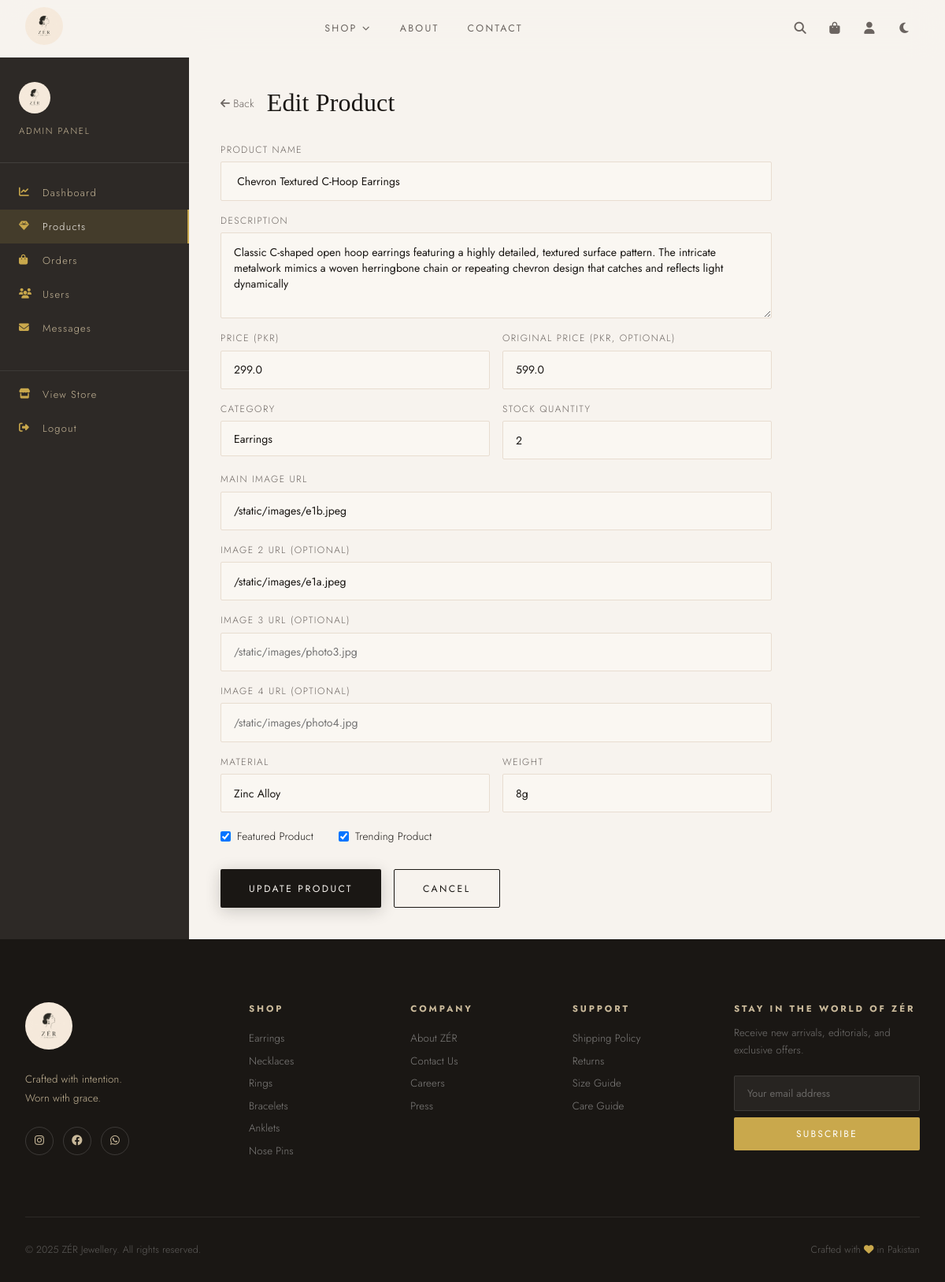
/admin/product/edit/17 (signed in), run on the app's committed database.
### app.py (models this page shows)
class Product(db.Model):
    id = db.Column(db.Integer, primary_key=True)
    name = db.Column(db.String(200), nullable=False)
    description = db.Column(db.Text)
    price = db.Column(db.Float, nullable=False)
    original_price = db.Column(db.Float)
    category = db.Column(db.String(50), nullable=False)
    image_url = db.Column(db.String(300))
    image_url_2 = db.Column(db.String(300))
    image_url_3 = db.Column(db.String(300))
    image_url_4 = db.Column(db.String(300))
    stock = db.Column(db.Integer, default=10)
    is_featured = db.Column(db.Boolean, default=False)
    is_trending = db.Column(db.Boolean, default=False)
    material = db.Column(db.String(100))
    weight = db.Column(db.String(50))
    created_at = db.Column(db.DateTime, default=datetime.utcnow)
    reviews = db.relationship('Review', backref='product', lazy=True)
    wishlist = db.relationship('Wishlist', backref='product', lazy=True)

### app.py (the view, shortened to what this page needs)
@app.route('/admin/product/edit/<int:id>', methods=['GET','POST'])
@admin_required
def admin_edit_product(id):
    p = Product.query.get_or_404(id)
    pending_orders, new_messages = get_admin_counts()
    return render_template('admin/add_product.html', product=p,
                           pending_orders=pending_orders, new_messages=new_messages)

### app.py (called while the page is built, shortened)
def get_cart():
    raw = session.get('cart', {})
    if not isinstance(raw, dict):
        return {}
    clean = {}
    return clean

def cart_count():
    return sum(item['qty'] for item in get_cart().values())

def get_wishlist_ids():
    uid = session.get('user_id')
    if uid:
        items = Wishlist.query.filter_by(user_id=uid).all()
        return [w.product_id for w in items]
    return []

def get_admin_counts():
    pending_orders = Order.query.filter_by(status='Confirmed').count()
    new_messages = ContactMessage.query.filter_by(is_read=False).count()
    return pending_orders, new_messages

@app.context_processor
def inject_globals():
    uid = session.get('user_id')
    current_user = db.session.get(User, uid) if uid else None
    return dict(
        cart_count=cart_count(),
        wishlist_ids=get_wishlist_ids(),
        current_user=current_user,
        csrf_token=csrf_token,
        categories=['Earrings','Necklaces','Rings','Bracelets','Anklets','Nose Pins']
    )

def csrf_token():
    token = session.get('_csrf_token')
    if not token:
        token = secrets.token_urlsafe(32)
        session['_csrf_token'] = token
    return token

@app.before_request
def protect_state_changing_requests():
    if request.method in {'POST', 'PUT', 'PATCH', 'DELETE'}:
        expected = session.get('_csrf_token')
        supplied = request.form.get('csrf_token') or request.headers.get('X-CSRF-Token')
        if not expected or not supplied or not secrets.compare_digest(expected, supplied):
            if request.path.startswith('/wishlist/'):
                return jsonify({'status': 'csrf_error'}), 400
            flash('Your session expired. Please try again.', 'error')
            return redirect(safe_next_url(request.referrer) or url_for('home'))

def admin_required(f):
    from functools import wraps
    @wraps(f)
    def decorated(*args, **kwargs):
        if 'user_id' not in session or not session.get('is_admin'):
            flash('Admin access required.', 'error')
            return redirect(url_for('login'))
        return f(*args, **kwargs)
    return decorated

### templates/admin/add_product.html (shortened to what this page needs)
{% extends "admin/base.html" %}
{% block admin_content %}
<div style="display:flex;align-items:center;gap:1rem;margin-bottom:2rem">
  <a href="{{ url_for('admin_products') }}" style="color:var(--warm-grey);text-decoration:none;font-size:0.85rem"><i class="fas fa-arrow-left"></i> Back</a>
  <h1 class="admin-title" style="margin:0">{% if product %}Edit Product{% else %}Add Product{% endif %}</h1>
</div>
<form action="{% if product %}{{ url_for('admin_edit_product', id=product.id) }}{% else %}{{ url_for('admin_add_product') }}{% endif %}" method="post" style="max-width:700px">
  <div class="form-grid" style="margin-bottom:1.25rem">
    <div class="form-group full">
      <label class="form-label">Product Name</label>
      <input type="text" name="name" class="form-input" value="{{ product.name if product else '' }}" required>
    </div>
    <div class="form-group full">
      <label class="form-label">Description</label>
      <textarea name="description" class="form-input form-textarea" rows="4">{{ product.description if product else '' }}</textarea>
    </div>
    <div class="form-group">
      <label class="form-label">Price (PKR)</label>
      <input type="number" name="price" class="form-input" value="{{ product.price if product else '' }}" required step="0.01">
    </div>
    <div class="form-group">
      <label class="form-label">Original Price (PKR, optional)</label>
      <input type="number" name="original_price" class="form-input" value="{{ product.original_price if product and product.original_price else '' }}" step="0.01">
    </div>
    <div class="form-group">
      <label class="form-label">Category</label>
      <select name="category" class="form-input sort-select">
        {% for cat in categories %}
        <option value="{{ cat }}" {% if product and product.category==cat %}selected{% endif %}>{{ cat }}</option>
        {% endfor %}
      </select>
    </div>
    <div class="form-group">
      <label class="form-label">Stock Quantity</label>
      <input type="number" name="stock" class="form-input" value="{{ product.stock if product else 10 }}" min="0">
    </div>
    <div class="form-group full">
      <label class="form-label">Main Image URL</label>
      <input type="text" name="image_url" class="form-input" value="{{ product.image_url if product else '' }}" placeholder="/static/images/photo1.jpg or https://...">
    </div>
    <div class="form-group full">
      <label class="form-label">Image 2 URL (optional)</label>
      <input type="text" name="image_url_2" class="form-input" value="{{ product.image_url_2 if product and product.image_url_2 else '' }}" placeholder="/static/images/photo2.jpg">
    </div>
    <div class="form-group full">
      <label class="form-label">Image 3 URL (optional)</label>
      <input type="text" name="image_url_3" class="form-input" value="{{ product.image_url_3 if product and product.image_url_3 else '' }}" placeholder="/static/images/photo3.jpg">
    </div>
    <div class="form-group full">
      <label class="form-label">Image 4 URL (optional)</label>
      <input type="text" name="image_url_4" class="form-input" value="{{ product.image_url_4 if product and product.image_url_4 else '' }}" placeholder="/static/images/photo4.jpg">
    </div>
    <div class="form-group">
      <label class="form-label">Material</label>
      <input type="text" name="material" class="form-input" value="{{ product.material if product else '' }}" placeholder="e.g. 18K Gold, Diamond">
    </div>
    <div class="form-group">
      <label class="form-label">Weight</label>
      <input type="text" name="weight" class="form-input" value="{{ product.weight if product else '' }}" placeholder="e.g. 8g">
    </div>
  </div>
  <div style="display:flex;gap:2rem;margin-bottom:2rem">
    <label style="display:flex;align-items:center;gap:0.5rem;font-size:0.85rem;cursor:pointer">
      <input type="checkbox" name="is_featured" {% if product and product.is_featured %}checked{% endif %}> Featured Product
    </label>
    <label style="display:flex;align-items:center;gap:0.5rem;font-size:0.85rem;cursor:pointer">
      <input type="checkbox" name="is_trending" {% if product and product.is_trending %}checked{% endif %}> Trending Product
    </label>
  </div>
  <div style="display:flex;gap:1rem">
    <button type="submit" class="btn btn-primary">{% if product %}Update Product{% else %}Add Product{% endif %}</button>
    <a href="{{ url_for('admin_products') }}" class="btn btn-outline">Cancel</a>
  </div>
</form>
{% endblock %}

### static/css/main.css (style rules this page uses)
:root { --cream: #F7F3EE; --ivory: #FAF7F2; --beige: #E8DDD0; --beige-dark: #C9B99A; --gold: #C9A84C; --gold-light: #E2C97E; --gold-pale: #F0E6C8; --black: #1A1714; --charcoal: #2D2926; --warm-grey: #6B6460; --light-grey: #9E9590; --white: #FFFFFF; --shadow-soft: 0 4px 24px rgba(26,23,20,0.08); --shadow-med: 0 8px 40px rgba(26,23,20,0.12); --shadow-strong: 0 16px 60px rgba(26,23,20,0.18); --radius: 2px; --radius-lg: 6px; --transition: 0.4s cubic-bezier(0.25,0.1,0.25,1); --font-serif: 'Cormorant Garamond', Georgia, serif; --font-sans: 'Jost', sans-serif; }
*, *::before, *::after { box-sizing: border-box; margin: 0; padding: 0; }
html { scroll-behavior: smooth; font-size: 16px; }
body { font-family: var(--font-sans); background: var(--cream); color: var(--black); font-weight: 300; letter-spacing: 0.01em; overflow-x: hidden; transition: background 0.4s, color 0.4s; }
.btn { display: inline-flex; align-items: center; gap: 0.6rem; padding: 0.9rem 2.25rem; font-family: var(--font-sans); font-size: 0.76rem; font-weight: 400; letter-spacing: 0.2em; text-transform: uppercase; text-decoration: none; border: none; cursor: pointer; border-radius: var(--radius); transition: all var(--transition); position: relative; overflow: hidden; }
.btn::before { content: ''; position: absolute; inset: 0; background: rgba(255,255,255,0.1); transform: translateX(-100%); transition: transform 0.4s; }
.btn-primary { background: var(--black); color: var(--cream); box-shadow: 0 4px 20px rgba(26,23,20,0.2); }
.btn-outline { background: transparent; color: var(--black); border: 1px solid var(--black); }
.sort-select { padding: 0.6rem 2rem 0.6rem 1rem; border: 1px solid var(--beige); background: var(--ivory); color: var(--charcoal); font-family: var(--font-sans); font-size: 0.8rem; border-radius: var(--radius); cursor: pointer; outline: none; appearance: none; background-repeat: no-repeat; background-position: right 0.75rem center; }
.form-grid { display: grid; grid-template-columns: 1fr 1fr; gap: 1rem; }
.form-group { display: flex; flex-direction: column; gap: 0.4rem; }
.form-group.full { grid-column: span 2; }
.form-label { font-size: 0.75rem; letter-spacing: 0.12em; text-transform: uppercase; color: var(--warm-grey); }
.form-input { padding: 0.85rem 1rem; border: 1px solid var(--beige); background: var(--ivory); color: var(--black); font-family: var(--font-sans); font-size: 0.88rem; border-radius: var(--radius); outline: none; transition: border-color 0.2s; }
.form-textarea { resize: vertical; min-height: 100px; }
.admin-title { font-family: var(--font-serif); font-size: 2rem; font-weight: 300; margin-bottom: 2rem; }

### data on the page
Product: name "Chevron Textured C-Hoop Earrings", description "Classic C-shaped open hoop earrings featuring a highly detailed, textured surface pattern. The intricate metalwork mimics a woven herringbone chain or repeating chevron design that catches and reflects light dynamically", price "299.0", original_price "599.0", category "Earrings", stock "2", image_url "/static/images/e1b.jpeg", image_url_2 "/static/images/e1a.jpeg", material "Zinc Alloy", weight "8g", is_featured "☑", is_trending "☑"

### other printed values
{{ cat }} "Earrings" "Necklaces" "Rings" "Bracelets" "Anklets" "Nose Pins"
